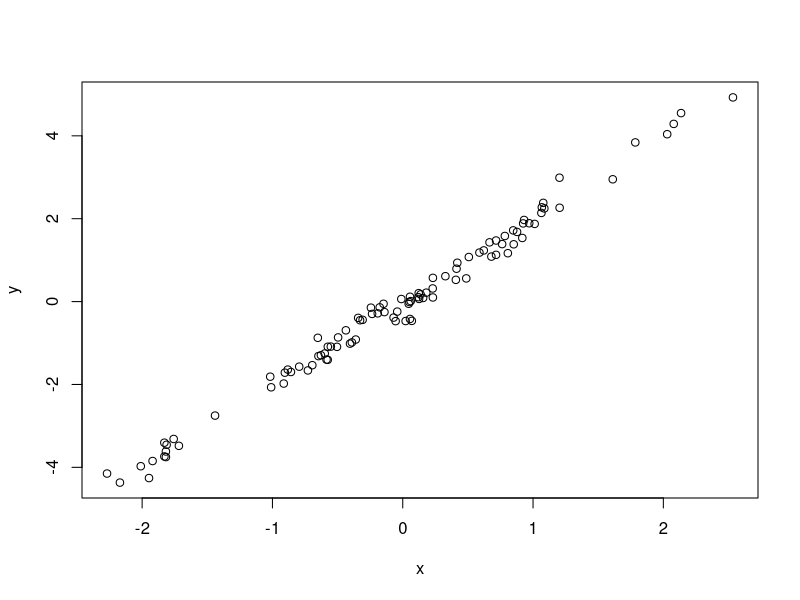

This chart was generated by the following R code:
# Simulate and plot data
# Mahmoud Izadi
# izadi2005@gmail.com
# 2024-07-07

# Simulate predictor variable
x <- rnorm(n = 100)
# Simulate response variable with some noise
y <- 2 * x + rnorm(n = 100, sd = 0.2)

# Plot the data
plot(x = x, y = y)
 # test line 13
head(x)